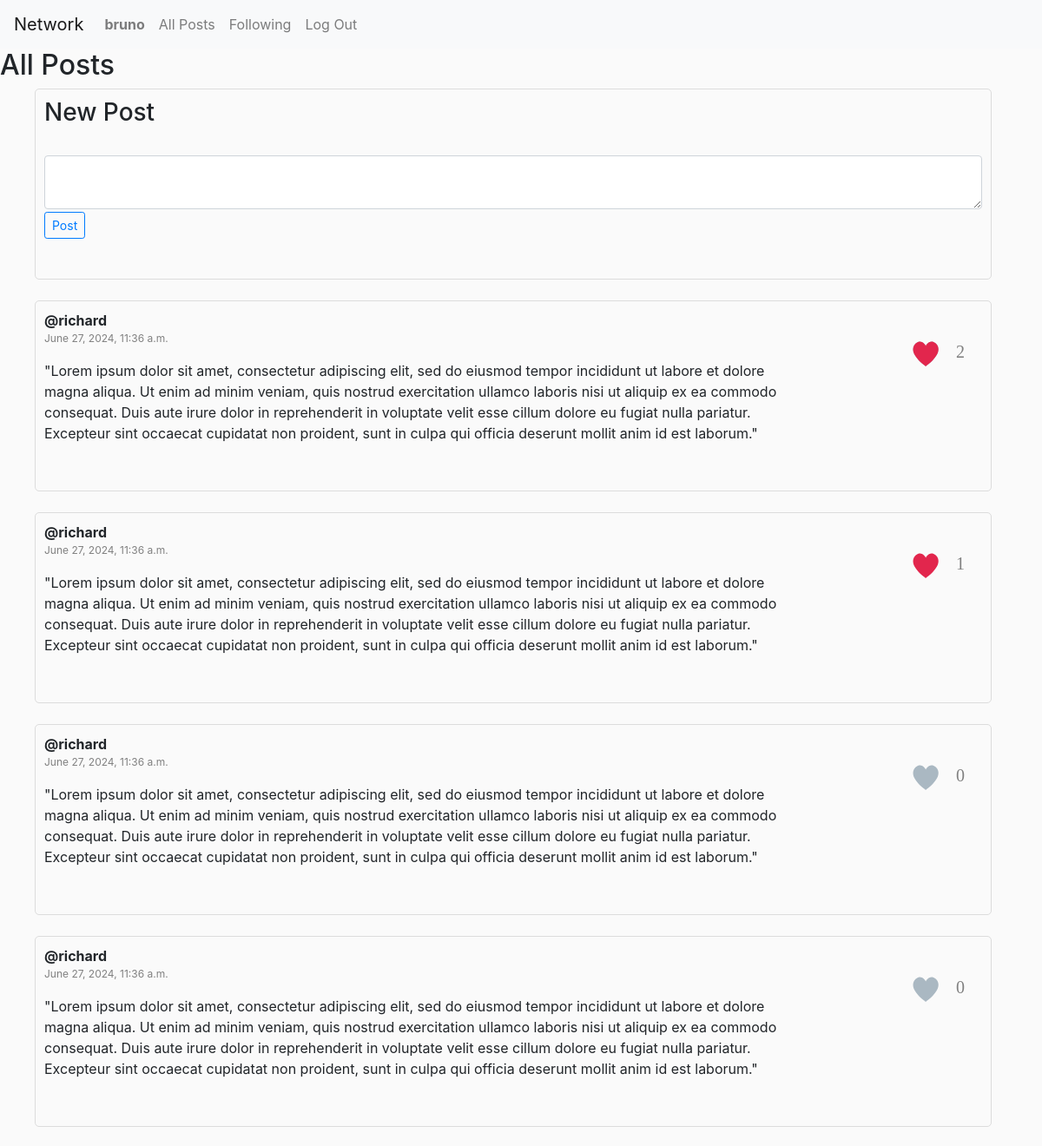
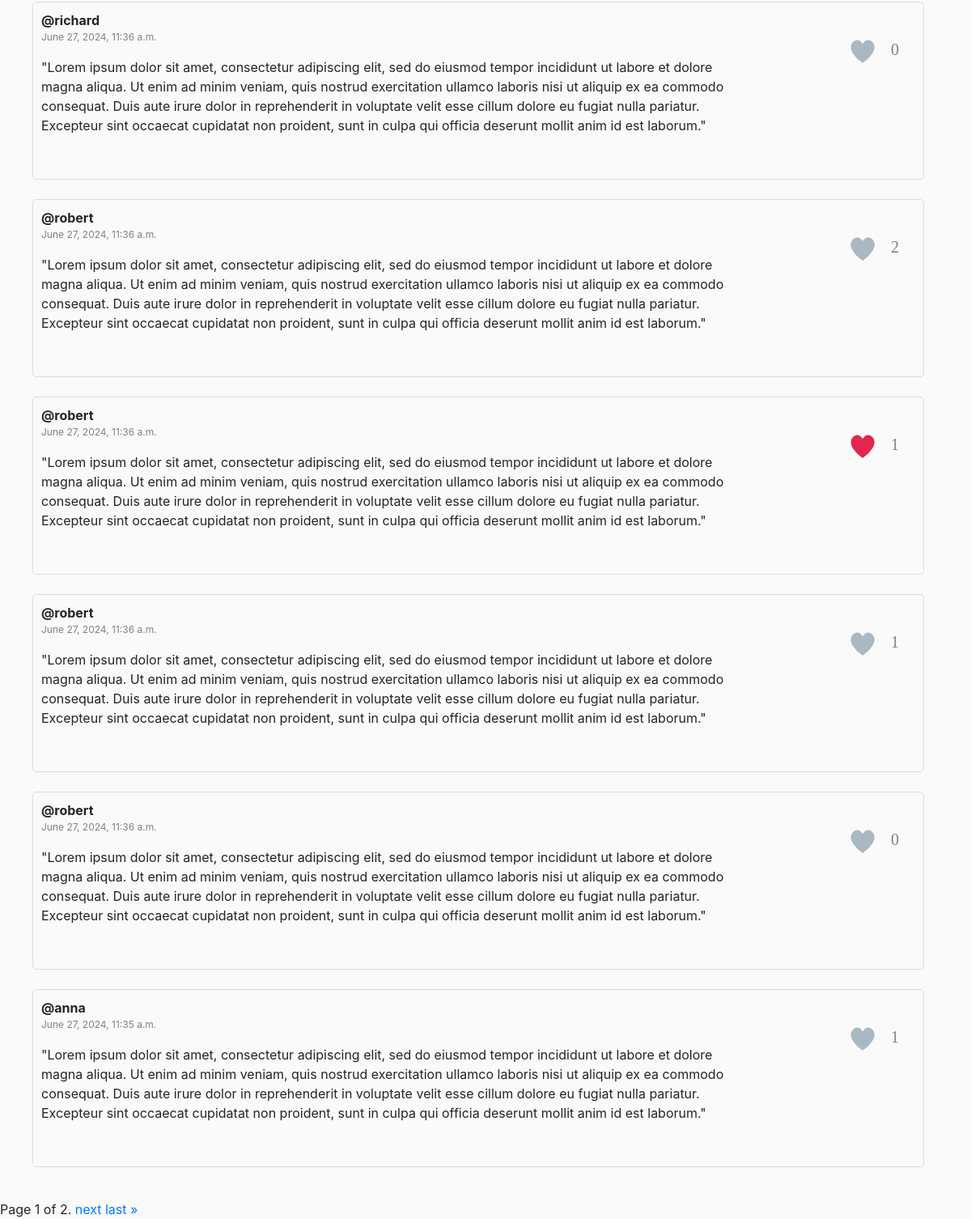
The app's page / (signed in) with its own data (2 pictures, top to bottom).
### network/models.py (models this page shows, shortened)
class User(AbstractUser):
    pass

class Post(models.Model):
    user = models.ForeignKey(User, on_delete=models.CASCADE)
    message = models.TextField()
    datetime = models.DateTimeField(auto_now_add=True, blank=True)
    total_like = models.IntegerField()

### network/views.py (the view)
# urls.py: path("", views.index, name="index"),
def index(request):
    logger.error("Entering 'INDEX' function..")
    results = Post.objects.all().order_by("-datetime")
    paginator = Paginator(results, 10)
    page_number = request.GET.get('page')
    posts = paginator.get_page(page_number)
    return render(request, "network/index.html", {
        "posts": posts
    })

### network/templates/network/index.html (shortened to what this page needs)
{% extends "network/layout.html" %}
{% load static %}
{% block body %}
    <h2>All Posts</h2>
	<ul>
		{% if user.is_authenticated %}
		<div id="new-post" style="width:95%; height:220px; padding:10px; border: 1px solid #DCDCDC; border-radius: 5px 5px;">
			<h3>New Post</h3><br>
			<form id="compose-form" action="post" method="POST">{% csrf_token %}
				<textarea class="form-control" style="margin-bottom:3px;" name="message" maxlength=500></textarea>
				<input type="submit" class="btn btn-sm btn-outline-primary" id="post" value="Post"/>
			</form>
		</div><br>
		{% endif %}
		{% for post in posts %}
			<div style="width:95%; height:220px; padding:10px; border: 1px solid #DCDCDC; border-radius: 5px 5px;">
				<div id="post{{ post.id }}" style="display:inline-block; width:80%;">
					<div>
						<b>@{{ post.user }}</b>
						<p style="color:gray; font-size:12px;">
						{{ post.datetime }}
						</p>
					</div>
					<div id="message{{ post.id }}">
						{{ post.message }}<br>
					</div>
				</div>
				<div id="likes{{ post.id }}" style="float:right; font-size:12px; font-family:Verdana; color:gray;">
						<label for="checkbox_{{ post.id }}">
							<svg id="heart-svg" viewBox="467 392 58 57" xmlns="http://www.w3.org/2000/svg">
								<g id="Group" fill="none" fill-rule="evenodd" transform="translate(467 392)">
									{% for like in post.likes_set.all %}
										{% if like.post_id.id == post.id %}
											{% if like.user_id.id == request.user.id %}
												<path id="route" d="M29.144 20.773c-.063-.13-4.227-8.67-11.44-2.59C7.63 28.795 28.94 43.256 29.143 43.394c.204-.138 21.513-14.6 11.44-25.213-7.214-6.08-11.377 2.46-11.44 2.59z" id="heart" fill="#E2264D" />
											{% else %}
												<path id="route" d="M29.144 20.773c-.063-.13-4.227-8.67-11.44-2.59C7.63 28.795 28.94 43.256 29.143 43.394c.204-.138 21.513-14.6 11.44-25.213-7.214-6.08-11.377 2.46-11.44 2.59z" id="heart" fill="#AAB8C2" />
											{% endif %}
										{% else %}
											<path id="route" d="M29.144 20.773c-.063-.13-4.227-8.67-11.44-2.59C7.63 28.795 28.94 43.256 29.143 43.394c.204-.138 21.513-14.6 11.44-25.213-7.214-6.08-11.377 2.46-11.44 2.59z" id="heart" fill="#AAB8C2" />
										{% endif %}
									{% empty %}
										<path id="route" d="M29.144 20.773c-.063-.13-4.227-8.67-11.44-2.59C7.63 28.795 28.94 43.256 29.143 43.394c.204-.138 21.513-14.6 11.44-25.213-7.214-6.08-11.377 2.46-11.44 2.59z" id="heart" fill="#AAB8C2" />
									{% endfor %}
									<circle id="main-circ" fill="#E2264D" opacity="0" cx="29.5" cy="29.5" r="1.5" />
									<g id="heartgroup7" opacity="0" transform="translate(7 6)">
									 <circle id="heart1" fill="#9CD8C3" cx="2" cy="6" r="2" />
									 <circle id="heart2" fill="#8CE8C3" cx="5" cy="2" r="2" />
									</g>
									<g id="heartgroup6" opacity="0" transform="translate(0 28)">
									 <circle id="heart1" fill="#CC8EF5" cx="2" cy="7" r="2" />
									 <circle id="heart2" fill="#91D2FA" cx="3" cy="2" r="2" />
									</g>
									<g id="heartgroup3" opacity="0" transform="translate(52 28)">
									 <circle id="heart2" fill="#9CD8C3" cx="2" cy="7" r="2" />
									 <circle id="heart1" fill="#8CE8C3" cx="4" cy="2" r="2" />
									</g>
									<g id="heartgroup2" opacity="0" transform="translate(44 6)">
									 <circle id="heart2" fill="#CC8EF5" cx="5" cy="6" r="2" />
									 <circle id="heart1" fill="#CC8EF5" cx="2" cy="2" r="2" />
									</g>
									<g id="heartgroup5" opacity="0" transform="translate(14 50)">
									 <circle id="heart1" fill="#91D2FA" cx="6" cy="5" r="2" />
									 <circle id="heart2" fill="#91D2FA" cx="2" cy="2" r="2" />
									</g>
									<g id="heartgroup4" opacity="0" transform="translate(35 50)">
									 <circle id="heart1" fill="#F48EA7" cx="6" cy="5" r="2" />
									 <circle id="heart2" fill="#F48EA7" cx="2" cy="2" r="2" />
									</g>
									<g id="heartgroup1" opacity="0" transform="translate(24)">
									 <circle id="heart1" fill="#9FC7FA" cx="2.5" cy="3" r="2" />
									 <circle id="heart2" fill="#9FC7FA" cx="7.5" cy="2" r="2" />
									</g>
								</g>
							</svg>
						</label>
						<div id="counter{{ post.id }}" style="float:right; font-size:20px; margin:33px 20px 0 -15px;">
							{{ post.total_like }}
						</div>
				</div >
			</div>
			<br>
		{% endfor %}
	</ul>
	<div class="pagination">
		<span class="step-links">
			<span class="current">
				Page {{ posts.number }} of {{ posts.paginator.num_pages }}.
			</span>
			{% if posts.has_next %}
				<a href="?page={{ posts.next_page_number }}">next</a>
				<a href="?page={{ posts.paginator.num_pages }}">last &raquo;</a>
			{% endif %}
		</span>
	</div>
{% endblock %}

### network/templates/network/layout.html (shortened to what this page needs)
{% load static %}
<!DOCTYPE html>
<html lang="en">
    <head>
        <link rel="stylesheet" href="https://stackpath.bootstrapcdn.com/bootstrap/4.4.1/css/bootstrap.min.css">
        <link href="{% static 'network/posts.css' %}" rel="stylesheet">
    </head>
    <body>
        <nav class="navbar navbar-expand-lg navbar-light bg-light">
            <a class="navbar-brand" href="#">Network</a>
            <div>
              <ul class="navbar-nav mr-auto">
                {% if user.is_authenticated %}
                    <li class="nav-item">
                        <a class="nav-link" href="{% url 'profile' %}"><strong>{{ user.username }}</strong></a>
                    </li>
                {% endif %}
                <li class="nav-item">
                  <a class="nav-link" href="{% url 'index' %}">All Posts</a>
                </li>
                {% if user.is_authenticated %}
					<li class="nav-item">
                        <a class="nav-link" href="{% url 'following' %}">Following</a>
                    </li>
                    <li class="nav-item">
                        <a class="nav-link" href="{% url 'logout' %}">Log Out</a>
                    </li>
                {% endif %}
              </ul>
            </div>
          </nav>
        <div class="body">
            {% block body %}
            {% endblock %}
        </div>
    </body>
</html>

### network/static/network/posts.css (style rules this page uses)
body { background-color: #FAFAFA }
svg { cursor: pointer; overflow: visible; width: 60px; margin: 20px }

### records on screen
User: username "bruno"
Post: user "richard", datetime "June 27, 2024, 11:36 a.m.", message "\"Lorem ipsum dolor sit amet, consectetur adipiscing elit, sed do eiusmod tempor incididunt ut labore et dolore magna aliqua. Ut enim ad minim veniam, quis nostrud exercitation ullamco laboris nisi ut aliquip ex ea commodo consequat. Duis aute irure dolor in reprehenderit in voluptate velit esse cillum dolore eu fugiat nulla pariatur. Excepteur sint occaecat cupidatat non proident, sunt in culpa qui officia deserunt mollit anim id est laborum.\"", total_like "2"
Post: user "richard", datetime "June 27, 2024, 11:36 a.m.", message "\"Lorem ipsum dolor sit amet, consectetur adipiscing elit, sed do eiusmod tempor incididunt ut labore et dolore magna aliqua. Ut enim ad minim veniam, quis nostrud exercitation ullamco laboris nisi ut aliquip ex ea commodo consequat. Duis aute irure dolor in reprehenderit in voluptate velit esse cillum dolore eu fugiat nulla pariatur. Excepteur sint occaecat cupidatat non proident, sunt in culpa qui officia deserunt mollit anim id est laborum.\"", total_like "1"
Post: user "richard", datetime "June 27, 2024, 11:36 a.m.", message "\"Lorem ipsum dolor sit amet, consectetur adipiscing elit, sed do eiusmod tempor incididunt ut labore et dolore magna aliqua. Ut enim ad minim veniam, quis nostrud exercitation ullamco laboris nisi ut aliquip ex ea commodo consequat. Duis aute irure dolor in reprehenderit in voluptate velit esse cillum dolore eu fugiat nulla pariatur. Excepteur sint occaecat cupidatat non proident, sunt in culpa qui officia deserunt mollit anim id est laborum.\"", total_like "0"
Post: user "richard", datetime "June 27, 2024, 11:36 a.m.", message "\"Lorem ipsum dolor sit amet, consectetur adipiscing elit, sed do eiusmod tempor incididunt ut labore et dolore magna aliqua. Ut enim ad minim veniam, quis nostrud exercitation ullamco laboris nisi ut aliquip ex ea commodo consequat. Duis aute irure dolor in reprehenderit in voluptate velit esse cillum dolore eu fugiat nulla pariatur. Excepteur sint occaecat cupidatat non proident, sunt in culpa qui officia deserunt mollit anim id est laborum.\"", total_like "0"
Post: user "richard", datetime "June 27, 2024, 11:36 a.m.", message "\"Lorem ipsum dolor sit amet, consectetur adipiscing elit, sed do eiusmod tempor incididunt ut labore et dolore magna aliqua. Ut enim ad minim veniam, quis nostrud exercitation ullamco laboris nisi ut aliquip ex ea commodo consequat. Duis aute irure dolor in reprehenderit in voluptate velit esse cillum dolore eu fugiat nulla pariatur. Excepteur sint occaecat cupidatat non proident, sunt in culpa qui officia deserunt mollit anim id est laborum.\"", total_like "0"
Post: user "robert", datetime "June 27, 2024, 11:36 a.m.", message "\"Lorem ipsum dolor sit amet, consectetur adipiscing elit, sed do eiusmod tempor incididunt ut labore et dolore magna aliqua. Ut enim ad minim veniam, quis nostrud exercitation ullamco laboris nisi ut aliquip ex ea commodo consequat. Duis aute irure dolor in reprehenderit in voluptate velit esse cillum dolore eu fugiat nulla pariatur. Excepteur sint occaecat cupidatat non proident, sunt in culpa qui officia deserunt mollit anim id est laborum.\"", total_like "2"
Post: user "robert", datetime "June 27, 2024, 11:36 a.m.", message "\"Lorem ipsum dolor sit amet, consectetur adipiscing elit, sed do eiusmod tempor incididunt ut labore et dolore magna aliqua. Ut enim ad minim veniam, quis nostrud exercitation ullamco laboris nisi ut aliquip ex ea commodo consequat. Duis aute irure dolor in reprehenderit in voluptate velit esse cillum dolore eu fugiat nulla pariatur. Excepteur sint occaecat cupidatat non proident, sunt in culpa qui officia deserunt mollit anim id est laborum.\"", total_like "1"
Post: user "robert", datetime "June 27, 2024, 11:36 a.m.", message "\"Lorem ipsum dolor sit amet, consectetur adipiscing elit, sed do eiusmod tempor incididunt ut labore et dolore magna aliqua. Ut enim ad minim veniam, quis nostrud exercitation ullamco laboris nisi ut aliquip ex ea commodo consequat. Duis aute irure dolor in reprehenderit in voluptate velit esse cillum dolore eu fugiat nulla pariatur. Excepteur sint occaecat cupidatat non proident, sunt in culpa qui officia deserunt mollit anim id est laborum.\"", total_like "1"
Post: user "robert", datetime "June 27, 2024, 11:36 a.m.", message "\"Lorem ipsum dolor sit amet, consectetur adipiscing elit, sed do eiusmod tempor incididunt ut labore et dolore magna aliqua. Ut enim ad minim veniam, quis nostrud exercitation ullamco laboris nisi ut aliquip ex ea commodo consequat. Duis aute irure dolor in reprehenderit in voluptate velit esse cillum dolore eu fugiat nulla pariatur. Excepteur sint occaecat cupidatat non proident, sunt in culpa qui officia deserunt mollit anim id est laborum.\"", total_like "0"
Post: user "anna", datetime "June 27, 2024, 11:35 a.m.", message "\"Lorem ipsum dolor sit amet, consectetur adipiscing elit, sed do eiusmod tempor incididunt ut labore et dolore magna aliqua. Ut enim ad minim veniam, quis nostrud exercitation ullamco laboris nisi ut aliquip ex ea commodo consequat. Duis aute irure dolor in reprehenderit in voluptate velit esse cillum dolore eu fugiat nulla pariatur. Excepteur sint occaecat cupidatat non proident, sunt in culpa qui officia deserunt mollit anim id est laborum.\"", total_like "1"

### other values on screen
{{ posts.number }} "1"
{{ posts.paginator.num_pages }} "2"
